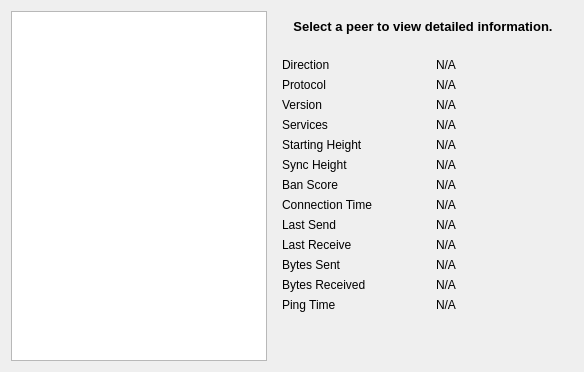
     <widget class="QWidget" name="tab_peers">
      <attribute name="title">
       <string>&amp;Peers</string>
      </attribute>
      <layout class="QGridLayout" name="gridLayout_2">
       <item row="0" column="0" rowspan="2">
        <widget class="QTableView" name="peerWidget">
         <property name="styleSheet">
          <string notr="true">color:#fff;</string>
         </property>
         <property name="horizontalScrollBarPolicy">
          <enum>Qt::ScrollBarAsNeeded</enum>
         </property>
         <property name="sortingEnabled">
          <bool>true</bool>
         </property>
         <attribute name="horizontalHeaderHighlightVlctions">
          <bool>false</bool>
         </attribute>
        </widget>
       </item>
       <item row="0" column="1">
        <widget class="QLabel" name="peerHeading">
         <property name="sizePolicy">
          <sizepolicy hsizetype="Preferred" vsizetype="Minimum">
           <horstretch>0</horstretch>
           <verstretch>0</verstretch>
          </sizepolicy>
         </property>
         <property name="minimumSize">
          <size>
           <width>300</width>
           <height>32</height>
          </size>
         </property>
         <property name="font">
          <font>
           <pointsize>10</pointsize>
           <weight>75</weight>
           <bold>true</bold>
          </font>
         </property>
         <property name="cursor">
          <cursorShape>IBeamCursor</cursorShape>
         </property>
         <property name="text">
          <string>Select a peer to view detailed information.</string>
         </property>
         <property name="alignment">
          <set>Qt::AlignCenter</set>
         </property>
         <property name="wordWrap">
          <bool>true</bool>
         </property>
         <property name="textInteractionFlags">
          <set>Qt::LinksAccessibleByMouse|Qt::TextSelectableByKeyboard|Qt::TextSelectableByMouse</set>
         </property>
        </widget>
       </item>
       <item row="1" column="1">
        <widget class="QWidget" name="detailWidget" native="true">
         <property name="minimumSize">
          <size>
           <width>300</width>
           <height>0</height>
          </size>
         </property>
         <layout class="QGridLayout" name="gridLayout_3">
          <item row="0" column="0">
           <widget class="QLabel" name="label_23">
            <property name="text">
             <string>Direction</string>
            </property>
           </widget>
          </item>
          <item row="0" column="2">
           <widget class="QLabel" name="peerDirection">
            <property name="cursor">
             <cursorShape>IBeamCursor</cursorShape>
            </property>
            <property name="text">
             <string>N/A</string>
            </property>
            <property name="textFormat">
             <enum>Qt::PlainText</enum>
            </property>
            <property name="textInteractionFlags">
             <set>Qt::LinksAccessibleByMouse|Qt::TextSelectableByKeyboard|Qt::TextSelectableByMouse</set>
            </property>
           </widget>
          </item>
          <item row="1" column="0">
           <widget class="QLabel" name="label_21">
            <property name="text">
             <string>Protocol</string>
            </property>
           </widget>
          </item>
          <item row="1" column="2">
           <widget class="QLabel" name="peerVersion">
            <property name="cursor">
             <cursorShape>IBeamCursor</cursorShape>
            </property>
            <property name="text">
             <string>N/A</string>
            </property>
            <property name="textFormat">
             <enum>Qt::PlainText</enum>
            </property>
            <property name="textInteractionFlags">
             <set>Qt::LinksAccessibleByMouse|Qt::TextSelectableByKeyboard|Qt::TextSelectableByMouse</set>
            </property>
           </widget>
          </item>
          <item row="2" column="0">
           <widget class="QLabel" name="label_28">
            <property name="text">
             <string>Version</string>
            </property>
           </widget>
          </item>
          <item row="2" column="2">
           <widget class="QLabel" name="peerSubversion">
            <property name="cursor">
             <cursorShape>IBeamCursor</cursorShape>
            </property>
            <property name="text">
             <string>N/A</string>
            </property>
            <property name="textFormat">
             <enum>Qt::PlainText</enum>
            </property>
            <property name="textInteractionFlags">
             <set>Qt::LinksAccessibleByMouse|Qt::TextSelectableByKeyboard|Qt::TextSelectableByMouse</set>
            </property>
           </widget>
          </item>
          <item row="3" column="0">
           <widget class="QLabel" name="label_4">
            <property name="text">
             <string>Services</string>
            </property>
           </widget>
          </item>
          <item row="3" column="2">
           <widget class="QLabel" name="peerServices">
            <property name="cursor">
             <cursorShape>IBeamCursor</cursorShape>
            </property>
            <property name="text">
             <string>N/A</string>
            </property>
            <property name="textFormat">
             <enum>Qt::PlainText</enum>
            </property>
            <property name="textInteractionFlags">
             <set>Qt::LinksAccessibleByMouse|Qt::TextSelectableByKeyboard|Qt::TextSelectableByMouse</set>
            </property>
           </widget>
          </item>
          <item row="5" column="0">
           <widget class="QLabel" name="label_29">
            <property name="text">
             <string>Starting Height</string>
            </property>
           </widget>
          </item>
          <item row="5" column="2">
           <widget class="QLabel" name="peerHeight">
            <property name="cursor">
             <cursorShape>IBeamCursor</cursorShape>
            </property>
            <property name="text">
             <string>N/A</string>
            </property>
            <property name="textFormat">
             <enum>Qt::PlainText</enum>
            </property>
            <property name="textInteractionFlags">
             <set>Qt::LinksAccessibleByMouse|Qt::TextSelectableByKeyboard|Qt::TextSelectableByMouse</set>
            </property>
           </widget>
          </item>
          <item row="6" column="0">
           <widget class="QLabel" name="label_27">
            <property name="text">
             <string>Sync Height</string>
            </property>
           </widget>
          </item>
          <item row="6" column="2">
           <widget class="QLabel" name="peerSyncHeight">
            <property name="cursor">
             <cursorShape>IBeamCursor</cursorShape>
            </property>
            <property name="text">
             <string>N/A</string>
            </property>
            <property name="textFormat">
             <enum>Qt::PlainText</enum>
            </property>
            <property name="textInteractionFlags">
             <set>Qt::LinksAccessibleByMouse|Qt::TextSelectableByKeyboard|Qt::TextSelectableByMouse</set>
            </property>
           </widget>
          </item>
          <item row="7" column="0">
           <widget class="QLabel" name="label_24">
            <property name="text">
             <string>Ban Score</string>
            </property>
           </widget>
          </item>
          <item row="7" column="2">
           <widget class="QLabel" name="peerBanScore">
            <property name="cursor">
             <cursorShape>IBeamCursor</cursorShape>
            </property>
            <property name="text">
             <string>N/A</string>
            </property>
            <property name="textFormat">
             <enum>Qt::PlainText</enum>
            </property>
            <property name="textInteractionFlags">
             <set>Qt::LinksAccessibleByMouse|Qt::TextSelectableByKeyboard|Qt::TextSelectableByMouse</set>
            </property>
           </widget>
          </item>
          <item row="8" column="0">
           <widget class="QLabel" name="label_22">
            <property name="text">
             <string>Connection Time</string>
            </property>
           </widget>
          </item>
          <item row="8" column="2">
           <widget class="QLabel" name="peerConnTime">
            <property name="cursor">
             <cursorShape>IBeamCursor</cursorShape>
            </property>
            <property name="text">
             <string>N/A</string>
            </property>
            <property name="textFormat">
             <enum>Qt::PlainText</enum>
            </property>
            <property name="textInteractionFlags">
             <set>Qt::LinksAccessibleByMouse|Qt::TextSelectableByKeyboard|Qt::TextSelectableByMouse</set>
            </property>
           </widget>
          </item>
          <item row="9" column="0">
           <widget class="QLabel" name="label_15">
            <property name="text">
             <string>Last Send</string>
            </property>
           </widget>
          </item>
          <item row="9" column="2">
           <widget class="QLabel" name="peerLastSend">
            <property name="cursor">
             <cursorShape>IBeamCursor</cursorShape>
            </property>
            <property name="text">
             <string>N/A</string>
            </property>
            <property name="textFormat">
             <enum>Qt::PlainText</enum>
            </property>
            <property name="textInteractionFlags">
             <set>Qt::LinksAccessibleByMouse|Qt::TextSelectableByKeyboard|Qt::TextSelectableByMouse</set>
            </property>
           </widget>
          </item>
          <item row="10" column="0">
           <widget class="QLabel" name="label_19">
            <property name="text">
             <string>Last Receive</string>
            </property>
           </widget>
          </item>
          <item row="10" column="2">
           <widget class="QLabel" name="peerLastRecv">
            <property name="cursor">
             <cursorShape>IBeamCursor</cursorShape>
            </property>
            <property name="text">
             <string>N/A</string>
            </property>
            <property name="textFormat">
             <enum>Qt::PlainText</enum>
            </property>
            <property name="textInteractionFlags">
             <set>Qt::LinksAccessibleByMouse|Qt::TextSelectableByKeyboard|Qt::TextSelectableByMouse</set>
            </property>
           </widget>
          </item>
          <item row="11" column="0">
           <widget class="QLabel" name="label_18">
            <property name="text">
             <string>Bytes Sent</string>
            </property>
           </widget>
          </item>
          <item row="11" column="2">
           <widget class="QLabel" name="peerBytesSent">
            <property name="cursor">
             <cursorShape>IBeamCursor</cursorShape>
            </property>
            <property name="text">
             <string>N/A</string>
            </property>
            <property name="textFormat">
             <enum>Qt::PlainText</enum>
            </property>
            <property name="textInteractionFlags">
             <set>Qt::LinksAccessibleByMouse|Qt::TextSelectableByKeyboard|Qt::TextSelectableByMouse</set>
            </property>
           </widget>
          </item>
          <item row="12" column="0">
           <widget class="QLabel" name="label_20">
            <property name="text">
             <string>Bytes Received</string>
            </property>
           </widget>
          </item>
          <item row="12" column="2">
           <widget class="QLabel" name="peerBytesRecv">
            <property name="cursor">
             <cursorShape>IBeamCursor</cursorShape>
            </property>
            <property name="text">
             <string>N/A</string>
            </property>
            <property name="textFormat">
             <enum>Qt::PlainText</enum>
            </property>
            <property name="textInteractionFlags">
             <set>Qt::LinksAccessibleByMouse|Qt::TextSelectableByKeyboard|Qt::TextSelectableByMouse</set>
            </property>
           </widget>
          </item>
          <item row="13" column="0">
           <widget class="QLabel" name="label_26">
            <property name="text">
             <string>Ping Time</string>
            </property>
           </widget>
          </item>
          <item row="13" column="2">
           <widget class="QLabel" name="peerPingTime">
            <property name="cursor">
             <cursorShape>IBeamCursor</cursorShape>
            </property>
            <property name="text">
             <string>N/A</string>
            </property>
            <property name="textFormat">
             <enum>Qt::PlainText</enum>
            </property>
            <property name="textInteractionFlags">
             <set>Qt::LinksAccessibleByMouse|Qt::TextSelectableByKeyboard|Qt::TextSelectableByMouse</set>
            </property>
           </widget>
          </item>
          <item row="14" column="1">
           <spacer name="verticalSpacer_3">
            <property name="orientation">
             <enum>Qt::Vertical</enum>
            </property>
            <property name="sizeHint" stdset="0">
             <size>
              <width>20</width>
              <height>40</height>
             </size>
            </property>
           </spacer>
          </item>
         </layout>
        </widget>
       </item>
      </layout>
     </widget>
